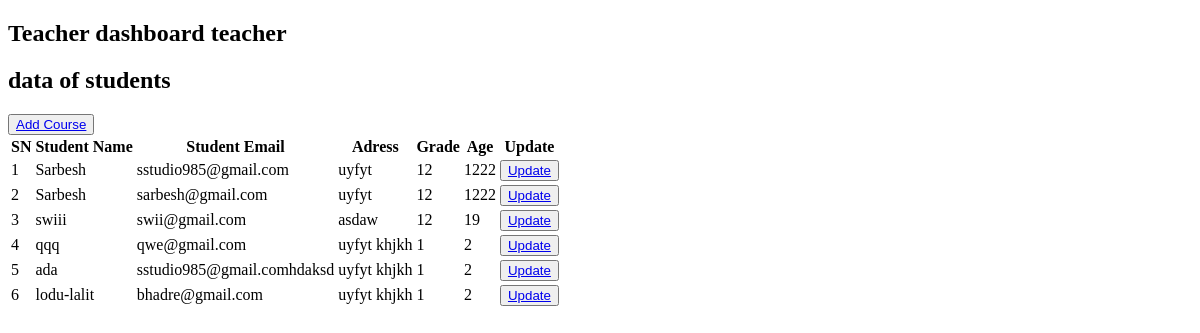
The page /teacher/dashboard/ (signed in) on the database as committed earlier.
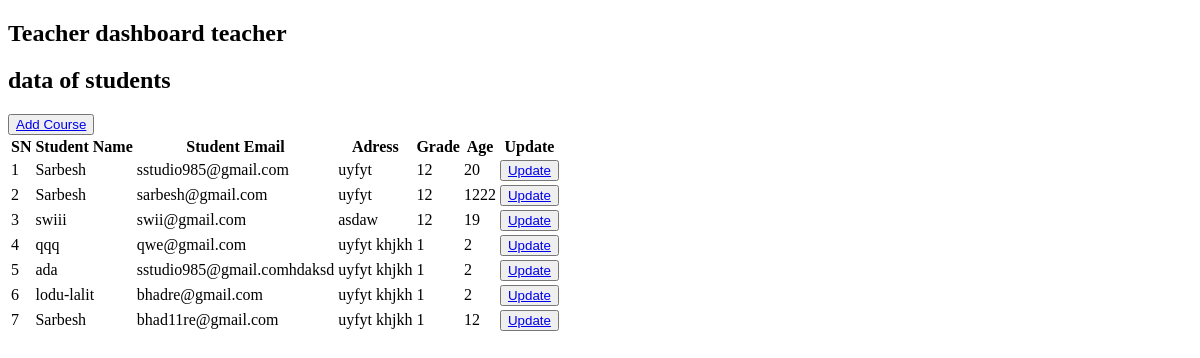
The same page on the database as committed later.
### app/models.py (models this page shows, shortened)
class Student(models.Model):
    user = models.OneToOneField(User, on_delete=models.CASCADE)
    name = models.CharField(max_length=100, blank=True)
    age = models.IntegerField(null=True, blank=True)
    email = models.EmailField(unique=True, null=True, blank=True)
    grade = models.IntegerField(null=True, blank=True)
    address = models.TextField(blank=True)

### app/views.py (the view)
# urls.py: path('teacher/dashboard/', teacher_dashboard, name='teacher_dashboard'),
@login_required
def teacher_dashboard(request):
    students = Student.objects.all()
    if not request.user.groups.filter(name='Teacher').exists():
        raise PermissionDenied
    return render(request, 'teacher/dashboard.html', {'students': students})

### app/templates/teacher/dashboard.html (shortened to what this page needs)
<!DOCTYPE html>
<html lang="en">
<head>
</head>
<body>
   <h2>Teacher
       dashboard
       teacher
    </h2>
    <h2>data of students</h2>
    <button><a href="{% url 'Course' %}">Add Course</a></button>
    <div class="container">
        <table>
            <tr>
                <th>SN</th>
                <th>Student Name</th>
                <th>Student Email</th>
                <th>Adress</th>
                <th>Grade</th>
                <th>Age</th>
                <th>Update</th>
            </tr>
            {% for student in students %}
            <tr>
                <td>{{ forloop.counter }}</td>
                <td>{{ student.name }}</td>
                <td>{{ student.email }}</td>
                <td>{{ student.address }}</td>
                <td>{{ student.grade }}</td>
                <td>{{ student.age }}</td>
                <td><button><a href="{% url 'update_student' student.id %}">Update</a></button></td>
            </tr>
            {% endfor %}
        </table>
    </div>
</body>
</html>

Rows that differ between the two databases and show on the page:
changed Student "sstudio985@gmail.com": age "1222" → "20"
added Student: name "Sarbesh", email "bhad11re@gmail.com", address "uyfyt khjkh", grade "1", age "12"
